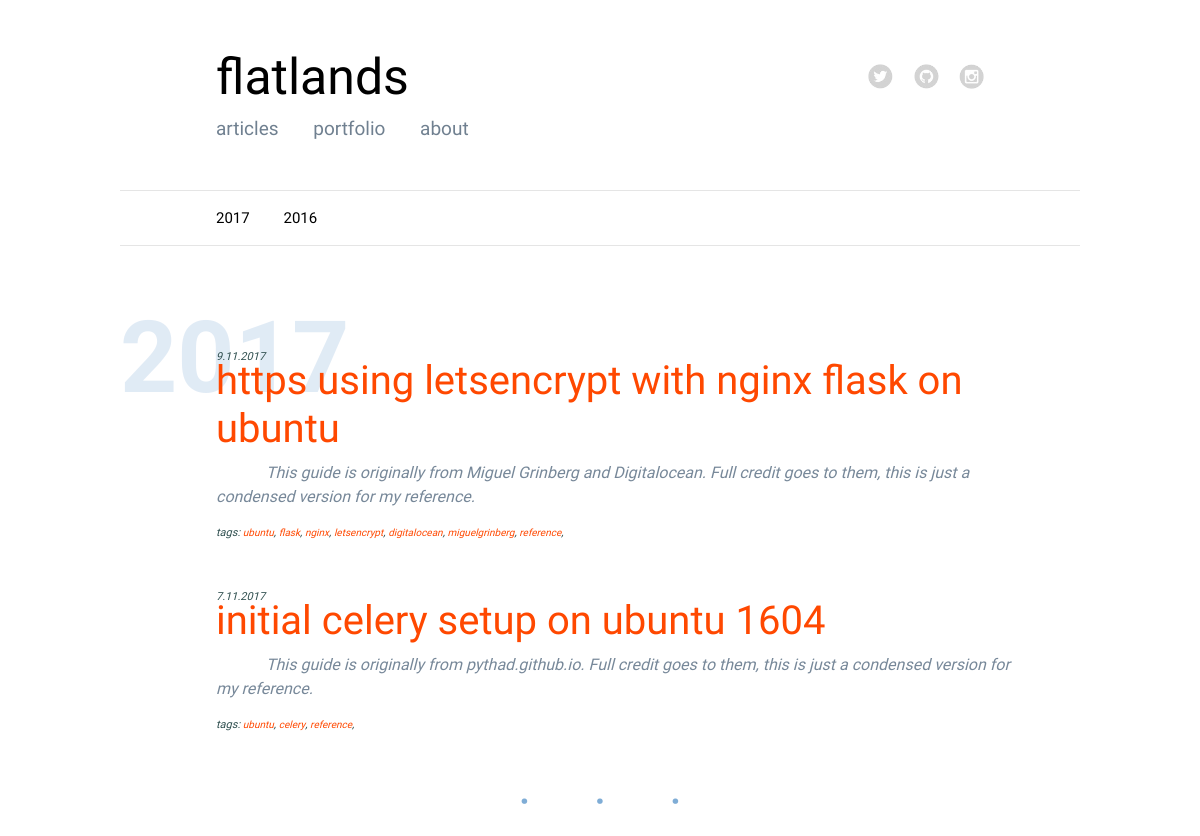
Before: / (upper part) with the older database file.
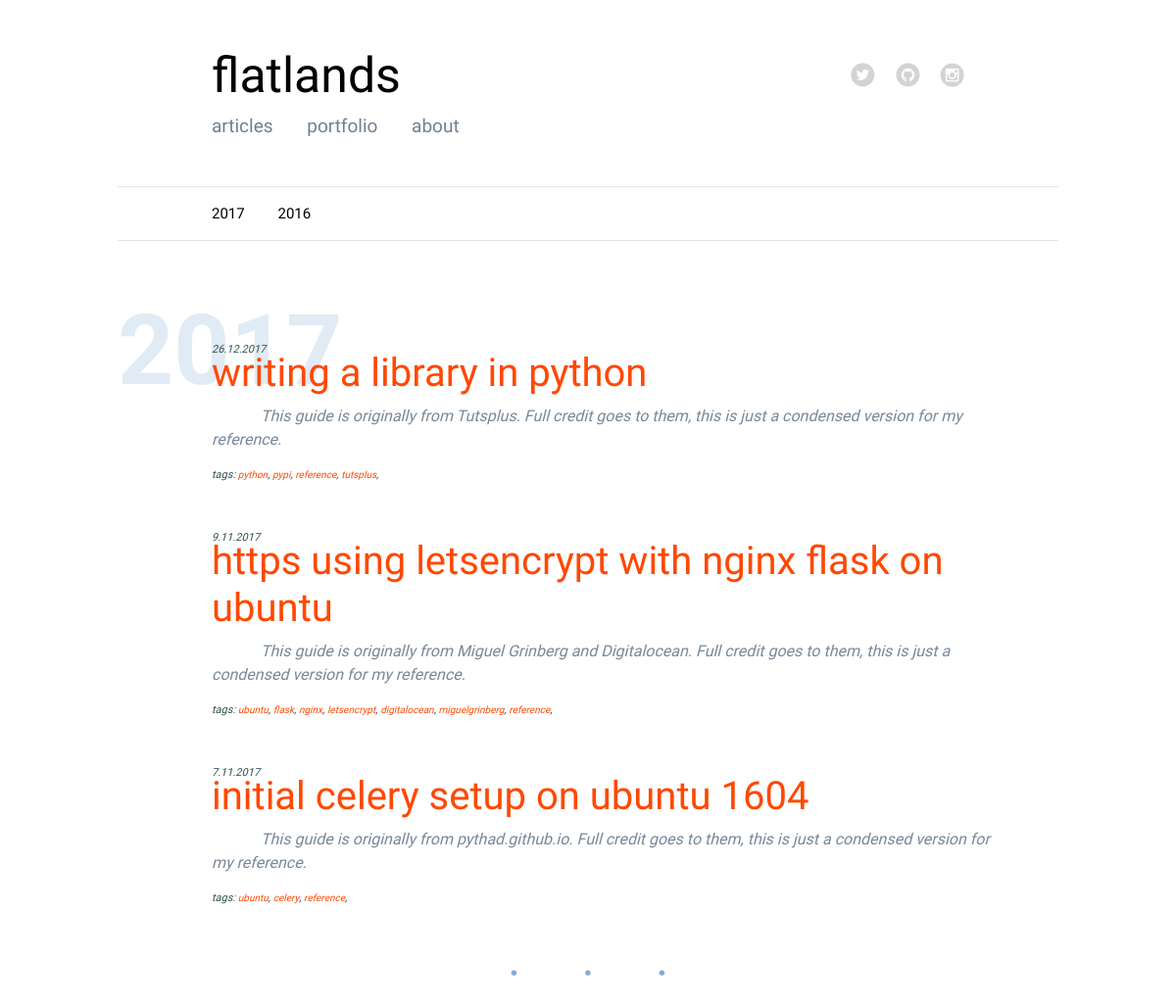
After: the same page with the newer database file.
### app.py (models this page shows, shortened)
class Post(db.Model):
    id = db.Column(db.Integer, primary_key=True)
    title = db.Column(db.String())
    author = db.Column(db.String())
    tags = db.Column(db.String())
    strap = db.Column(db.String())
    content = db.Column(db.String())
    pub_date = db.Column(db.String())
    published = db.Column(db.String())

### app.py (the view)
@app.route('/')
def index():
    posts = modules.database.to_json(Post.query.all())
    years = modules.database.get_post_years(posts)
    return render_template('blog.html', posts=posts, years=years)

### modules/database.py (called while the page is built)
def to_json(results):
    result = {}
    item = {}
    count = 1
    for row in results:
        for k, v in row.__dict__.items():
            if not k.startswith('_') and k != 'id':
                item[k] = v
        result[count] = item
        count += 1
        item = {}
    return result

def get_post_years(posts=None):
    years = []
    for code, data in posts.items():
        day, month, year = data['pub_date'].split('.')
        years.append(year)
    return sorted(list(set(years)), reverse=True)

### templates/blog.html
{% extends "base.html" %}
{% block content %}
<div class="sub-nav">
    {% for year in years %}
        <a href="#{{ year }}">{{ year }}</a>
    {% endfor %}
</div>
<hr>
<p style="height: 20px;"></p>
{% for year in years %}
    <a name="{{ year }}">
        <div class="section-head">
            <h4>{{ year }}</h4>
        </div>
    </a>
    {% for code, data in posts.items()|reverse %}
        {% if data.pub_date.endswith(year) and data.published != 'False' %}
            <div class="blog-post">
                <small>{{data.pub_date}}</small>
                <h4><a href="/blog/{{ data.title|replace(" ", "-") }}">{{data.title}}</a></h4>
                <div class="blog-post-strap">{{data.strap}}</div>
                <div>
                    <small>
                        tags:
                        {% for tag in data.tags.split(' ') %}
                            <a  style="font-size: 10px;" href="/tag/{{tag}}">{{tag}}</a>,
                        {% endfor %}
                    </small>
                </div>
            </div>
        {% endif %}
    {% endfor %}
    <div style="color: rgba(0, 92, 173, 0.5); text-align: center; word-spacing: 50px; font-size: 50px;">· · ·</div>
{% endfor %}
{% endblock %}

Changed rows visible on the page:
added Post: pub_date "26.12.2017", title "writing a library in python", strap "This guide is originally from Tutsplus. Full credit goes to them, this is just a condensed version for my reference."
Other visible differences:
new list line: "tags: python , pypi , reference , tutsplus ,"
